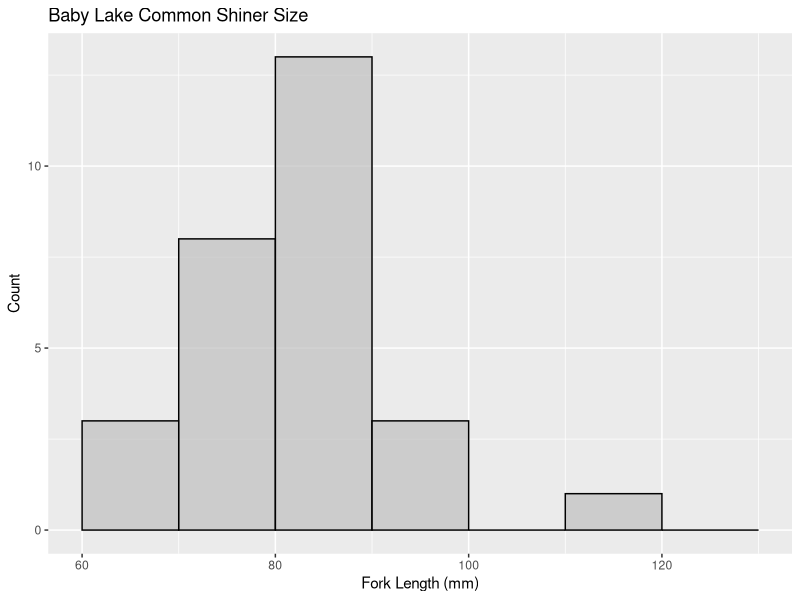
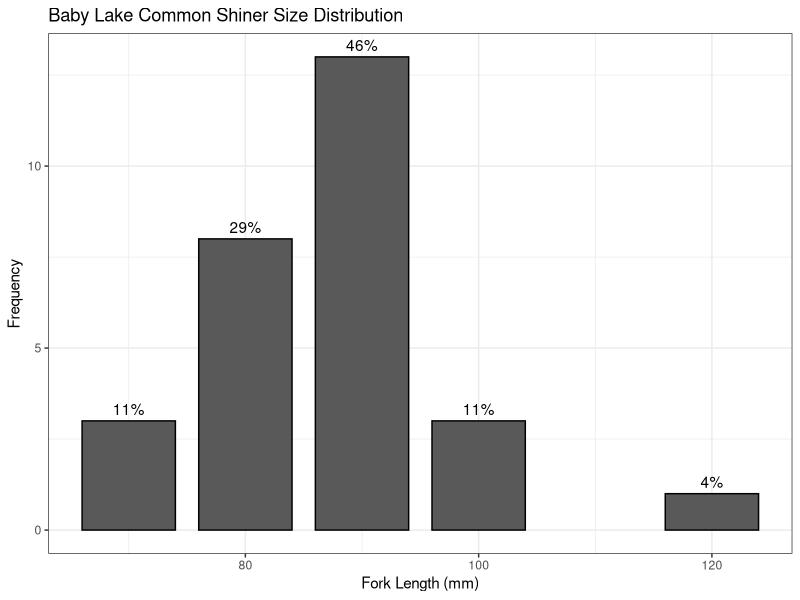
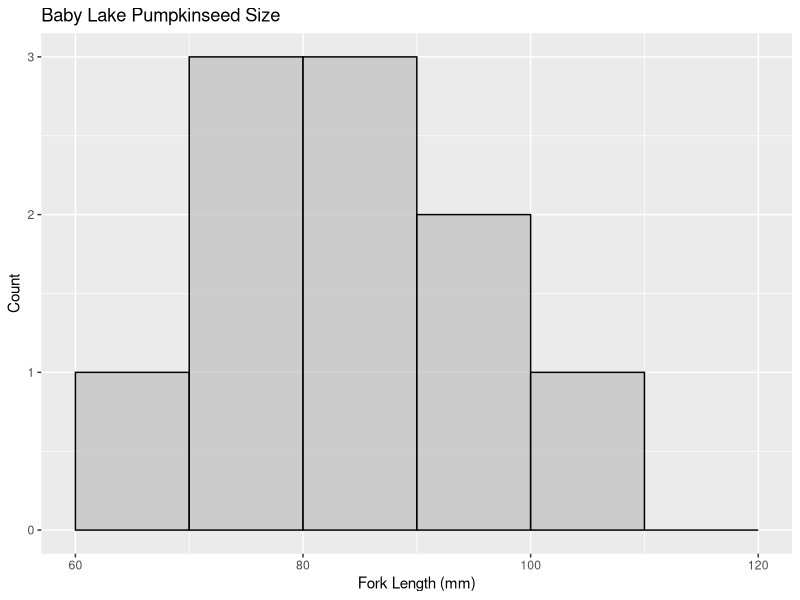
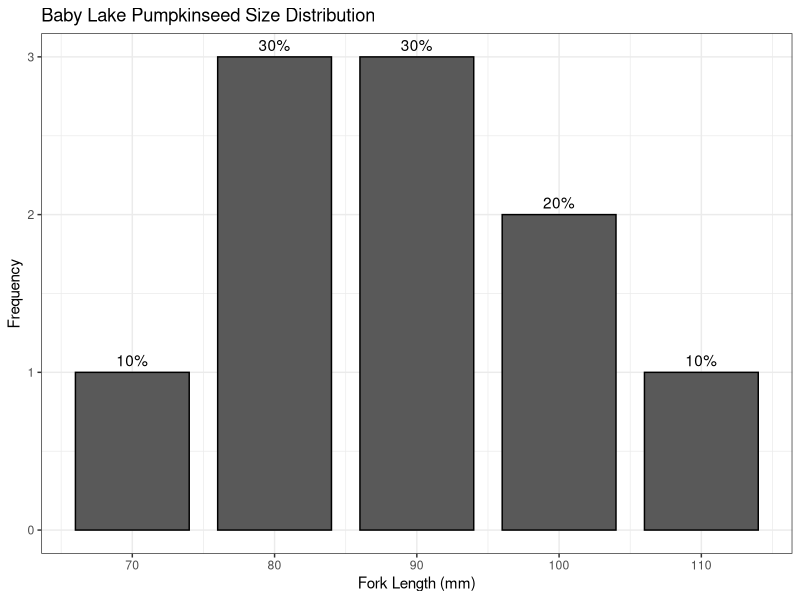
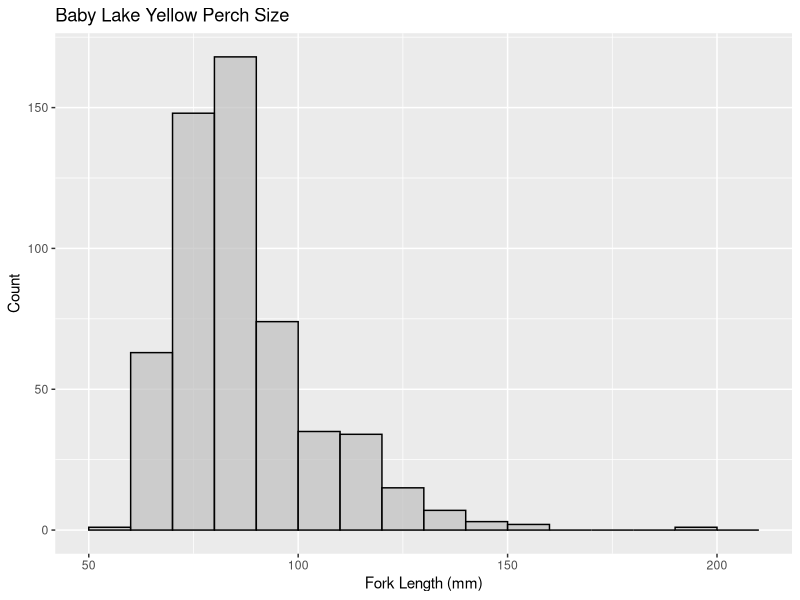
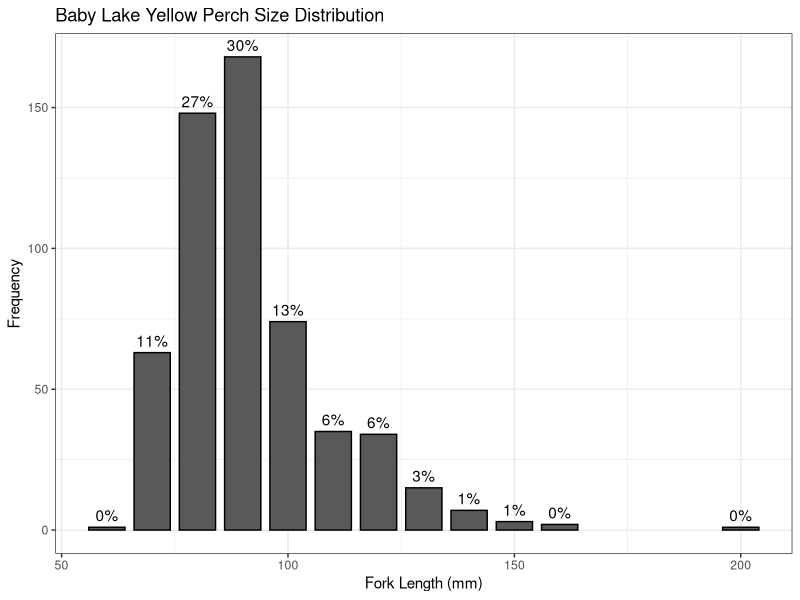
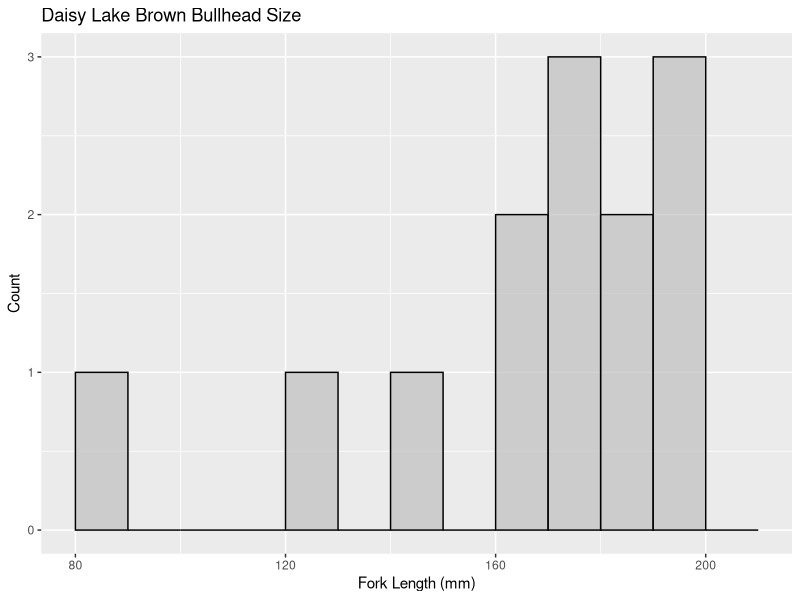
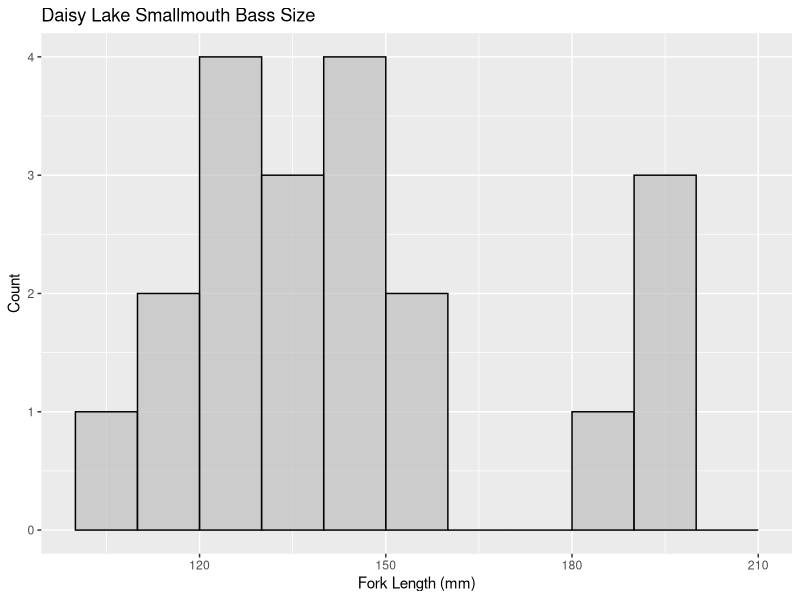

Reproduce these figures in R, in order.
## ---- chunk 1
knitr::opts_chunk$set(echo = TRUE)
## ---- chunk 2
library(tidyverse)
library(readr)

data <- read_csv("data/studylakes_catchdata.csv")
data <- data[c(-20,-21,-22)]

## ---- chunk 3

preyfish <- subset(data, data$FLEN<201)

## ---- chunk 4

babyprey <- subset(preyfish, preyfish$FK_Survey_ID == "11")

##Subset by species w/ more than 10 samples - aka where we have to select on the gradient
baby_comshin <- subset(babyprey, babyprey$`Species code` == "198")
baby_comshin_freq<- plyr::count(baby_comshin, "FLEN")
# Counts the number of observations according to FLEN
baby_comshin_freq$freqlbls <- as.character(baby_comshin_freq$freq)
# Calculating percent in each size class
baby_comshin_freq$pct <- round(baby_comshin_freq$freq/sum(baby_comshin_freq$freq)*100)
baby_comshin_freq$pctlbls <- as.character(baby_comshin_freq$pct)
baby_comshin_freq$pctlbls <- paste(baby_comshin_freq$pctlbls,"%",sep="") # add % to labels

baby_pseed <- subset(babyprey, babyprey$`Species code` == "313")
baby_pseed_freq<- plyr::count(baby_pseed, "FLEN")
baby_pseed_freq$freqlbls <- as.character(baby_pseed_freq$freq)
baby_pseed_freq$pct <- round(baby_pseed_freq$freq/sum(baby_pseed_freq$freq)*100)
baby_pseed_freq$pctlbls <- as.character(baby_pseed_freq$pct)
baby_pseed_freq$pctlbls <- paste(baby_pseed_freq$pctlbls,"%",sep="")

baby_perch <- subset(babyprey, babyprey$`Species code` == "331")
baby_perch_freq<- plyr::count(baby_perch, "FLEN")
baby_perch_freq$freqlbls <- as.character(baby_perch_freq$freq)
baby_perch_freq$pct <- round(baby_perch_freq$freq/sum(baby_perch_freq$freq)*100)
baby_perch_freq$pctlbls <- as.character(baby_perch_freq$pct)
baby_perch_freq$pctlbls <- paste(baby_perch_freq$pctlbls,"%",sep="")

## ---- chunk 5
##Size histogram
ggplot(data = baby_comshin, aes(FLEN)) + 
  geom_histogram(breaks=seq(60, 130, by = 10), 
                 col="black", 
                 fill="grey", 
                 alpha = .7) + 
  labs(title="Baby Lake Common Shiner Size", x="Fork Length (mm)", y="Count")

##Size histogram w/ percent labels
ggplot(data=baby_comshin_freq, aes(x=FLEN, y=freq))+
  geom_bar(stat="identity",width=8, colour = "black")+
  xlab("Fork Length (mm)")+
  ylab("Frequency")+
  ggtitle("Baby Lake Common Shiner Size Distribution")+
  scale_y_continuous()+
  scale_x_continuous()+
  geom_text(aes(label=pctlbls), vjust=-0.5)+
  theme_bw()

## ---- chunk 6

ggplot(data = baby_pseed, aes(FLEN)) + 
  geom_histogram(breaks=seq(60, 120, by = 10), 
                 col="black", 
                 fill="grey", 
                 alpha = .7) + 
  labs(title="Baby Lake Pumpkinseed Size", x="Fork Length (mm)", y="Count")

##Size histogram w/ percent labels
ggplot(data=baby_pseed_freq, aes(x=FLEN, y=freq))+
  geom_bar(stat="identity",width=8, colour = "black")+
  xlab("Fork Length (mm)")+
  ylab("Frequency")+
  ggtitle("Baby Lake Pumpkinseed Size Distribution")+
  scale_y_continuous()+
  scale_x_continuous()+
  geom_text(aes(label=pctlbls), vjust=-0.5)+
  theme_bw()

## ---- chunk 7

ggplot(data = baby_perch, aes(FLEN)) + 
  geom_histogram(breaks=seq(50, 210, by = 10), 
                 col="black", 
                 fill="grey", 
                 alpha = .7) + 
  labs(title="Baby Lake Yellow Perch Size", x="Fork Length (mm)", y="Count")


ggplot(data=baby_perch_freq, aes(x=FLEN, y=freq))+
  geom_bar(stat="identity",width=8, colour = "black")+
  xlab("Fork Length (mm)")+
  ylab("Frequency")+
  ggtitle("Baby Lake Yellow Perch Size Distribution")+
  scale_y_continuous()+
  scale_x_continuous()+
  geom_text(aes(label=pctlbls), vjust=-0.5)+
  theme_bw()

## ---- chunk 8

daisyprey <- subset(preyfish, preyfish$FK_Survey_ID == "14")

##Subset by species w/ more than 10 samples - aka where we have to select on the gradient
daisy_bbull <- subset(daisyprey, daisyprey$`Species code` == "233")



daisy_smb <- subset(daisyprey, daisyprey$`Species code` == "316")



daisy_perch <- subset(daisyprey, daisyprey$`Species code` == "331")

## ---- chunk 9

ggplot(data = daisy_bbull, aes(FLEN)) + 
  geom_histogram(breaks=seq(80, 210, by = 10), 
                 col="black", 
                 fill="grey", 
                 alpha = .7) + 
  labs(title="Daisy Lake Brown Bullhead Size", x="Fork Length (mm)", y="Count")

## ---- chunk 10

ggplot(data = daisy_smb, aes(FLEN)) + 
  geom_histogram(breaks=seq(100, 210, by = 10), 
                 col="black", 
                 fill="grey", 
                 alpha = .7) + 
  labs(title="Daisy Lake Smallmouth Bass Size", x="Fork Length (mm)", y="Count")

## ---- chunk 11

ggplot(data = daisy_perch, aes(FLEN)) + 
  geom_histogram(breaks=seq(30, 180, by = 10), 
                 col="black", 
                 fill="grey", 
                 alpha = .7) + 
  labs(title="Daisy Lake Yellow Perch Size", x="Fork Length (mm)", y="Count")

